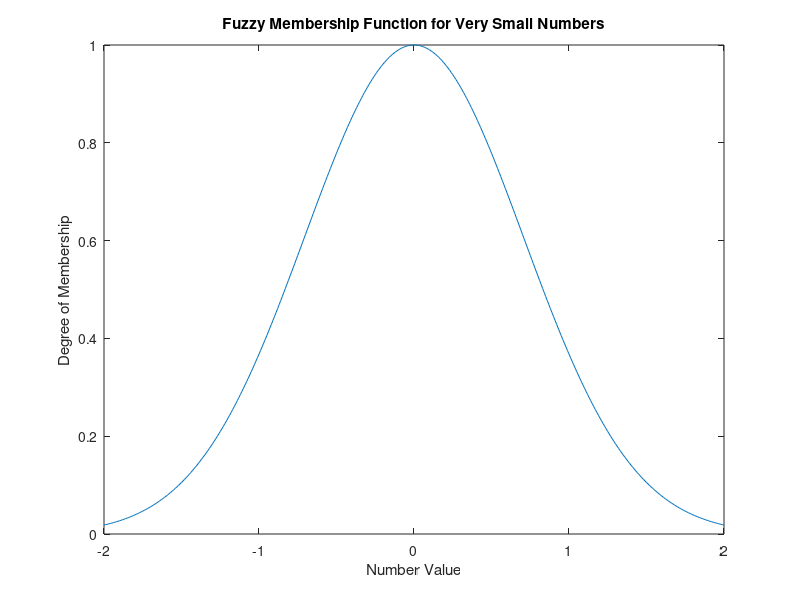

This figure's MATLAB source:
% Define a range of numbers
x = -2:0.01:2; % Example range including negatives

% Define the membership function for "very small numbers"
mu_verySmall = exp(-x.^2); % Gaussian function centered at 0

% Plot
figure;
plot(x, mu_verySmall);
title('Fuzzy Membership Function for Very Small Numbers');
xlabel('Number Value');
ylabel('Degree of Membership');
